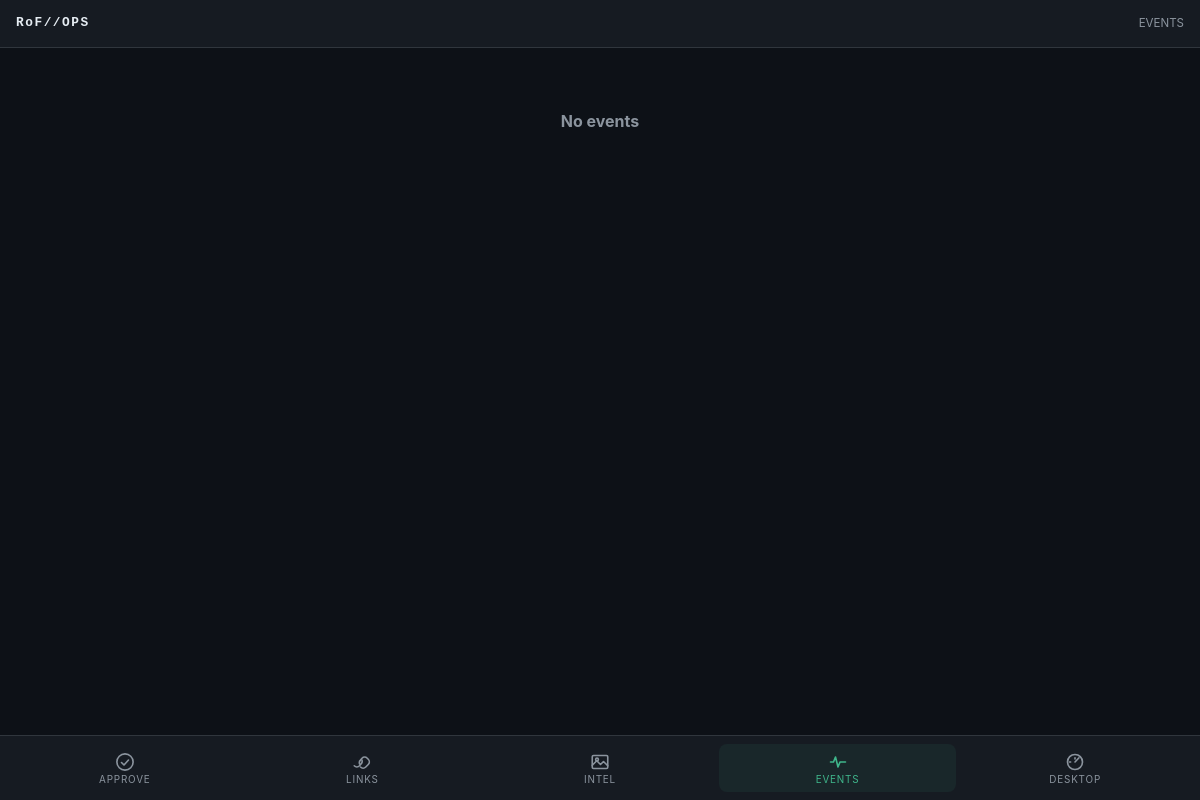
/m/events/ (signed in), run on an earlier commit of the app's database.
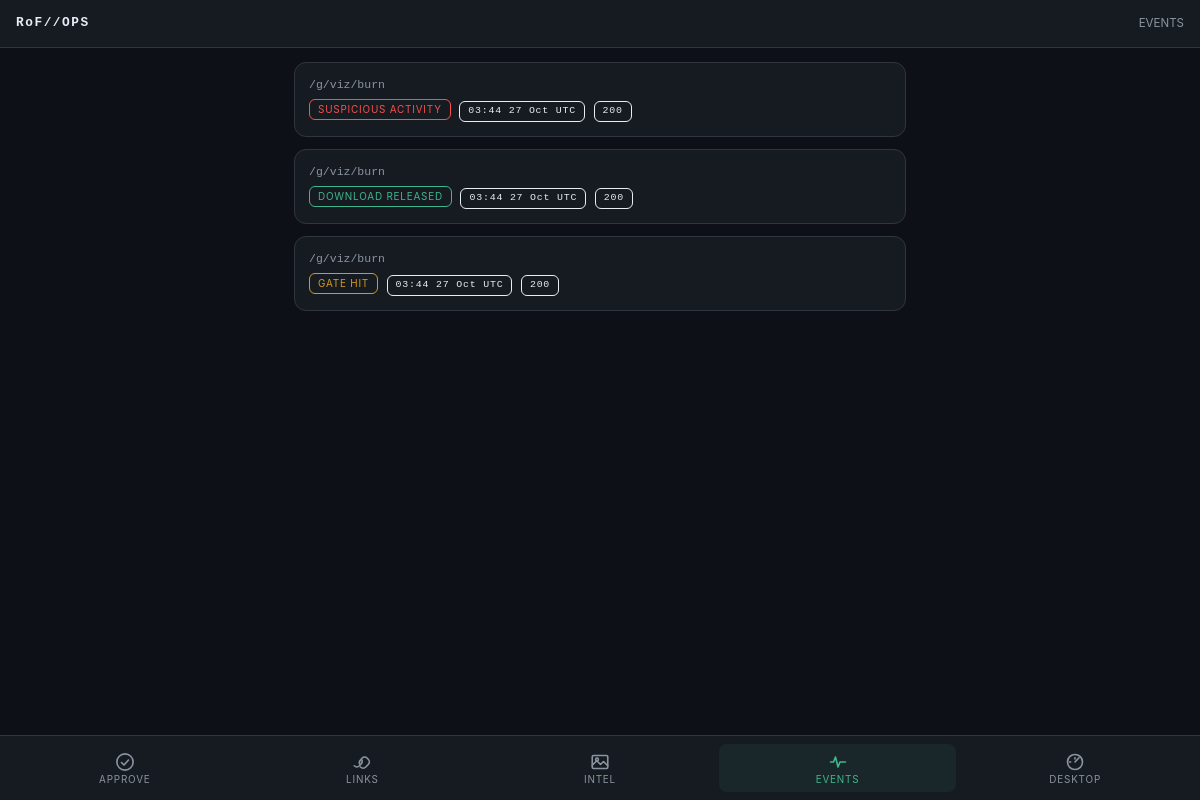
And on a later commit of the database.
### gates/models.py (models this page shows)
class HitEvent(models.Model):
    CATEGORY_CHOICES = [
        ("hit", "Gate hit"),
        ("key_served", "Key served"),
        ("download", "Download released"),
        ("awaiting_approval", "Awaiting approval"),
        ("approved", "Approved"),
        ("disapproved", "Disapproved"),
        ("expired", "Expired link hit"),
        ("banned", "Banned IP hit"),
        ("not_found", "Untracked path"),
        ("suspicious", "Suspicious activity"),
        ("canary", "Decoy canary re-hit"),
        ("blocked", "Blocked by rule"),
        ("lure", "Lure site hit"),
        ("decoy_asset", "Decoy asset served"),
    ]
    category = models.CharField(max_length=20, choices=CATEGORY_CHOICES, db_index=True)
    path = models.TextField(blank=True)
    link = models.ForeignKey(DeliveryLink, null=True, blank=True, on_delete=models.SET_NULL, related_name="hit_events")
    agent_channel = models.ForeignKey(AgentChannel, null=True, blank=True, on_delete=models.SET_NULL, related_name="hit_events")
    ip_hash = models.CharField(max_length=64, blank=True, db_index=True)
    raw_ip = models.GenericIPAddressField(null=True, blank=True)
    user_agent = models.TextField(blank=True)
    status_code = models.PositiveSmallIntegerField(default=200)
    detail = models.JSONField(default=dict, blank=True)
    created_at = models.DateTimeField(auto_now_add=True, db_index=True)
    class Meta:
        ordering = ["-created_at"]
        indexes = [models.Index(fields=["category", "created_at"])]

### gates/mobile.py (the view)
# urls.py: path("events/", views.events_view, name="events"),
@login_required
def events(request):
    paginator = Paginator(HitEvent.objects.select_related("link", "agent_channel"), 25)
    page = paginator.get_page(request.GET.get("page"))
    return render(request, "mobile/events.html", {"title": "Events", "page": page, "events": page.object_list})

### accounts/context_processors.py (called while the page is built)
def panel_context(request):
    user = request.user
    theme = getattr(user, "theme", "default") if user.is_authenticated else "default"
    return {
        "is_administrator": is_administrator(user),
        "panel_name": "RoF//OPS",
        "theme": theme,
    }

### accounts/permissions.py (called while the page is built)
def is_administrator(user):
    return bool(user.is_authenticated and user.is_active and (user.is_superuser or user.groups.filter(name="Administrator").exists()))

### gates/services.py (called while the page is built)
def _remote_is_trusted(remote):
    if not remote:
        return False
    try:
        address = ipaddress.ip_address(remote)
    except ValueError:
        return False
    for entry in getattr(settings, "TRUSTED_PROXIES", ("127.0.0.1", "::1")):
        try:
            if "/" in entry:
                if address in ipaddress.ip_network(entry, strict=False):
                    return True
            elif address == ipaddress.ip_address(entry):
                return True
        except ValueError:
            continue
    return False

### templates/mobile/events.html (shortened to what this page needs)
{% extends "mobile/base.html" %}
{% block content %}
{% for e in events %}
<div class="card">
  <div class="path">{{ e.path|default:"-" }}</div>
  <div>
    <span class="badge {% if e.category == 'suspicious' or e.category == 'banned' %}bad{% elif e.category == 'hit' %}warn{% else %}good{% endif %}">{{ e.get_category_display|upper }}</span>
    <span class="badge mono">{{ e.created_at|date:"H:i d M" }} UTC</span>
    <span class="badge mono">{{ e.status_code }}</span>
  </div>
</div>
{% empty %}<div class="empty"><strong>No events</strong></div>{% endfor %}
{% endblock %}

What changed in the data, as far as the page shows it:
added HitEvent: path "/g/viz/burn", category "SUSPICIOUS ACTIVITY", created_at "03:44 27 Oct", status_code "200"
added HitEvent: path "/g/viz/burn", category "DOWNLOAD RELEASED", created_at "03:44 27 Oct", status_code "200"
added HitEvent: path "/g/viz/burn", category "GATE HIT", created_at "03:44 27 Oct", status_code "200"
Also different on the page:
text no longer shown: "No events"
